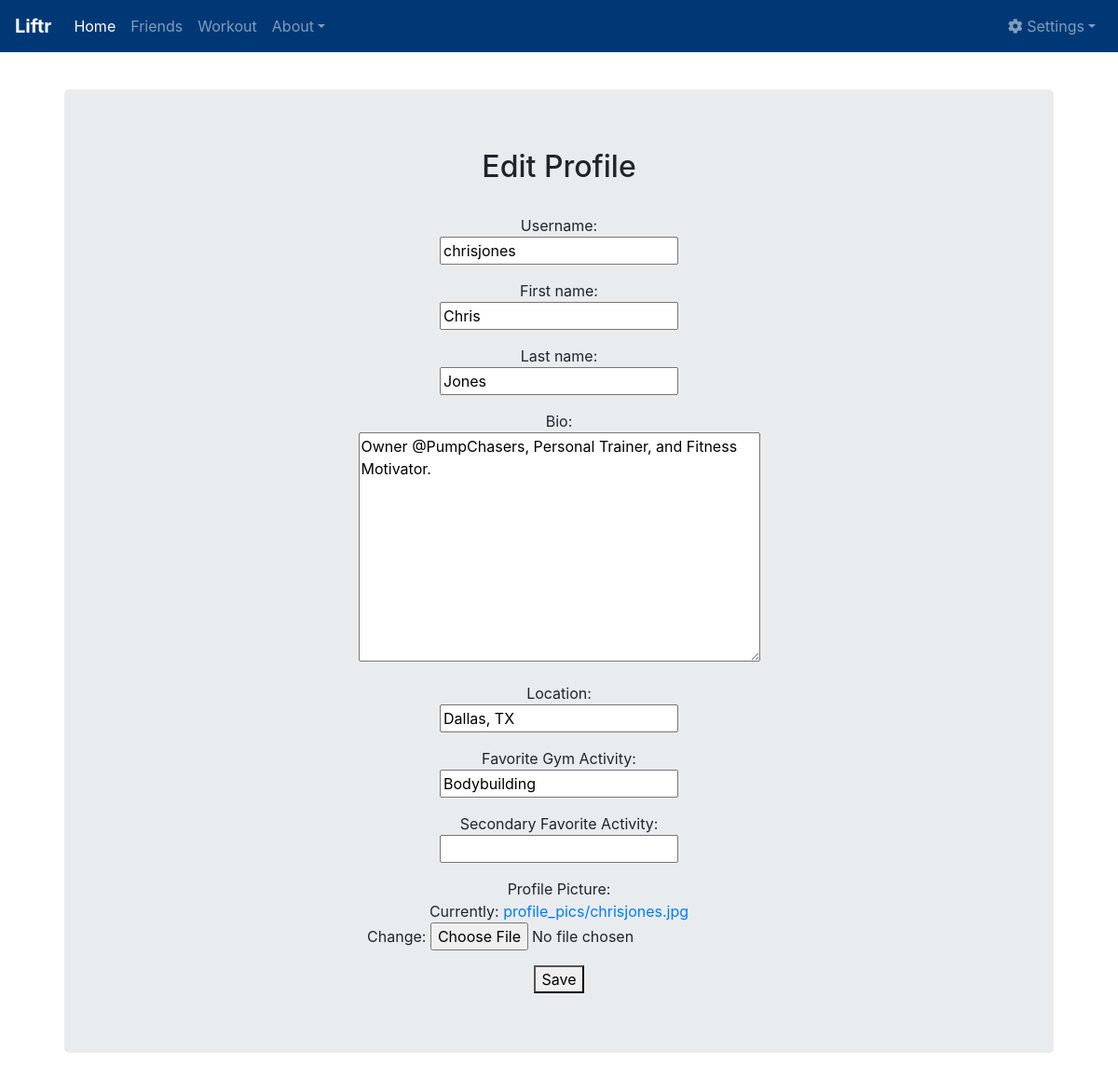
Screenshot of /profile_edit/ (signed in) with the database file from the repository.
### main/models.py (models this page shows, shortened)
class Profile(models.Model):
    user = models.OneToOneField(User, on_delete=models.CASCADE)
    bio = models.TextField(max_length=500, blank=True)
    location = models.CharField(max_length=30, blank=True)
    activity1 = models.CharField(max_length=50, blank=True)
    activity2 = models.CharField(max_length=50, blank=True)
    website = models.CharField(max_length=100, blank=True)
    image = models.ImageField(upload_to='profile_pics', default='profile_pics/default.png')
    objects = models.Manager()

### main/views.py (the view)
# urls.py: path('profile_edit/', views.profile_edit, name='profile_edit'),
@login_required
def profile_edit(request):
    if request.method == 'POST':
        user_form = UserForm(request.POST, instance=request.user)
        profile_form = ProfileForm(request.POST, request.FILES, instance=request.user.profile)
        if user_form.is_valid() and profile_form.is_valid():
            user_form.save()
            profile_form.save()
            print('Profile successfully updated.')
            return redirect('/profile')
        else:
            print('Error!')
    else:
        user_form = UserForm(instance=request.user)
        profile_form = ProfileForm(instance=request.user.profile)
    return render(request, 'main/profile_edit.html', {
        'user_form': user_form,
        'profile_form': profile_form,
    })

### main/forms.py
class UserForm(forms.ModelForm):
    username = forms.CharField(max_length=30, required=False, help_text="Username:")
    first_name = forms.CharField(max_length=30, required=False, help_text="First name:")
    last_name = forms.CharField(max_length=30, required=False, help_text="Last name:")
    class Meta:
        model = User
        fields = ('username', 'first_name', 'last_name')

class ProfileForm(forms.ModelForm):
    bio = forms.CharField(max_length=500, required=False, help_text="Bio:", widget=forms.Textarea)
    location = forms.CharField(max_length=30, required=False, help_text="Location:")
    activity1 = forms.CharField(max_length=50, required = False, help_text="Favorite Gym Activity:")
    activity2 = forms.CharField(max_length=50, required = False, help_text="Secondary Favorite Activity:")
    image = forms.ImageField()
    class Meta:
        model = Profile
        fields = ('bio', 'location', 'activity1', 'activity2', 'image')

### main/templates/main/profile_edit.html (shortened to what this page needs)
{% extends "main/base.html" %} {% block content %} {% load static %} {% include "main/navbar.html" %}
<div class="jumbotron">
    <div class="main-jumbo">
        <h2>Edit Profile</h2>
        <br>
        <form method="POST" action="/profile_edit/" enctype="multipart/form-data">
            <div class="col-md-12">
                {% for field in user_form %}
                <p>
                    {{ field.help_text }}
                    <br> {{ field }} {% endfor %}
                </p>
                {% for field in profile_form %}
                <p>
                    {% if field == profile_form.image %}
                    Profile Picture:
                    <br>
                    {{ profile_form.image }}
                    {% else %}
                    {{ field.help_text }}
                    <br> {{ field }}
                    {% endif %}
                    {% endfor %}
                </p>
            </div>
            <button type="submit">Save
            </button>
        </form>
    </div>
</div>
{% endblock %}

### main/static/main/base.css (style rules this page uses)
body { padding-top: 5rem; }
.main-jumbo { margin-left: 3%; margin-right: 3%; }

### rows the page displays
Profile: profile_form "Owner @PumpChasers, Personal Trainer, and Fitness Motivator." "Dallas, TX" "Bodybuilding"

### other values shown
{{ field.help_text }} "Username:" "First name:" "Last name:"
{{ field.help_text }} "Bio:" "Location:" "Favorite Gym Activity:" "Secondary Favorite Activity:"
